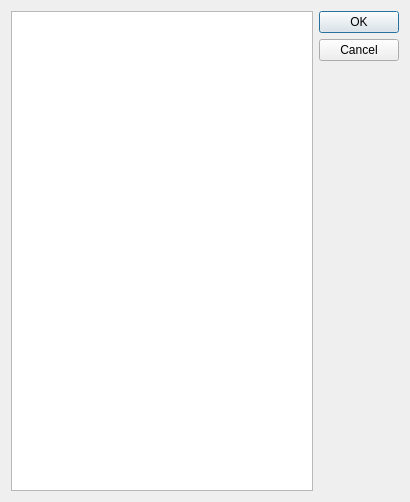
<?xml version="1.0" encoding="UTF-8"?>
<ui version="4.0">
 <class>Dialog</class>
 <widget class="QDialog" name="Dialog">
  <property name="geometry">
   <rect>
    <x>0</x>
    <y>0</y>
    <width>410</width>
    <height>502</height>
   </rect>
  </property>
  <property name="windowTitle">
   <string>Camadas presentes neste Entry Point</string>
  </property>
  <layout class="QHBoxLayout" name="horizontalLayout">
   <item>
    <widget class="QListWidget" name="list_layers"/>
   </item>
   <item>
    <widget class="QDialogButtonBox" name="buttonBox">
     <property name="orientation">
      <enum>Qt::Vertical</enum>
     </property>
     <property name="standardButtons">
      <set>QDialogButtonBox::Cancel|QDialogButtonBox::Ok</set>
     </property>
    </widget>
   </item>
  </layout>
 </widget>
 <resources/>
 <connections>
  <connection>
   <sender>buttonBox</sender>
   <signal>accepted()</signal>
   <receiver>Dialog</receiver>
   <slot>accept()</slot>
   <hints>
    <hint type="sourcelabel">
     <x>248</x>
     <y>254</y>
    </hint>
    <hint type="destinationlabel">
     <x>157</x>
     <y>274</y>
    </hint>
   </hints>
  </connection>
  <connection>
   <sender>buttonBox</sender>
   <signal>rejected()</signal>
   <receiver>Dialog</receiver>
   <slot>reject()</slot>
   <hints>
    <hint type="sourcelabel">
     <x>316</x>
     <y>260</y>
    </hint>
    <hint type="destinationlabel">
     <x>286</x>
     <y>274</y>
    </hint>
   </hints>
  </connection>
 </connections>
</ui>
